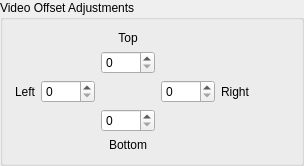
                 <widget class="QGroupBox" name="groupBox_8">
                  <property name="minimumSize">
                   <size>
                    <width>0</width>
                    <height>0</height>
                   </size>
                  </property>
                  <property name="title">
                   <string>Video Offset Adjustments</string>
                  </property>
                  <layout class="QVBoxLayout" name="verticalLayout_27">
                   <item>
                    <layout class="QGridLayout" name="gridLayout_2">
                     <property name="topMargin">
                      <number>0</number>
                     </property>
                     <item row="1" column="2">
                      <widget class="QSpinBox" name="spinBoxCdgOffsetTop">
                       <property name="maximum">
                        <number>1024</number>
                       </property>
                      </widget>
                     </item>
                     <item row="0" column="2">
                      <widget class="QLabel" name="label_35">
                       <property name="text">
                        <string>Top</string>
                       </property>
                       <property name="alignment">
                        <set>Qt::AlignCenter</set>
                       </property>
                      </widget>
                     </item>
                     <item row="2" column="3">
                      <widget class="QSpinBox" name="spinBoxCdgOffsetRight">
                       <property name="maximum">
                        <number>1024</number>
                       </property>
                      </widget>
                     </item>
                     <item row="2" column="0">
                      <widget class="QLabel" name="label_36">
                       <property name="text">
                        <string>Left</string>
                       </property>
                       <property name="alignment">
                        <set>Qt::AlignRight|Qt::AlignTrailing|Qt::AlignVCenter</set>
                       </property>
                      </widget>
                     </item>
                     <item row="2" column="1">
                      <widget class="QSpinBox" name="spinBoxCdgOffsetLeft">
                       <property name="maximum">
                        <number>1024</number>
                       </property>
                      </widget>
                     </item>
                     <item row="3" column="2">
                      <widget class="QSpinBox" name="spinBoxCdgOffsetBottom">
                       <property name="maximum">
                        <number>1024</number>
                       </property>
                      </widget>
                     </item>
                     <item row="2" column="4">
                      <widget class="QLabel" name="label_37">
                       <property name="text">
                        <string>Right</string>
                       </property>
                      </widget>
                     </item>
                     <item row="2" column="5">
                      <spacer name="horizontalSpacer_18">
                       <property name="orientation">
                        <enum>Qt::Horizontal</enum>
                       </property>
                       <property name="sizeHint" stdset="0">
                        <size>
                         <width>40</width>
                         <height>20</height>
                        </size>
                       </property>
                      </spacer>
                     </item>
                     <item row="4" column="2">
                      <widget class="QLabel" name="label_38">
                       <property name="text">
                        <string>Bottom</string>
                       </property>
                       <property name="alignment">
                        <set>Qt::AlignCenter</set>
                       </property>
                      </widget>
                     </item>
                    </layout>
                   </item>
                  </layout>
                 </widget>
